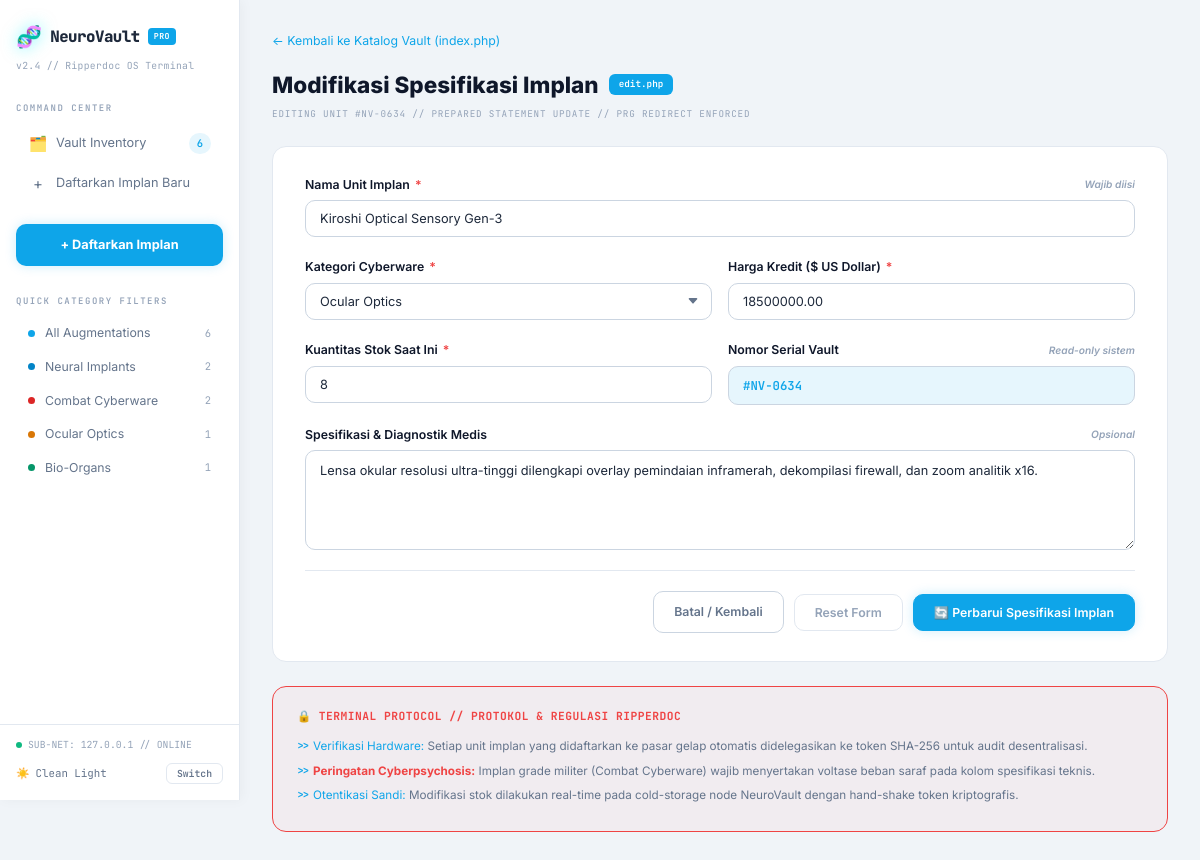
Page /edit.php?id=2 on the committed database.
### tables this page shows
CREATE TABLE IF NOT EXISTS products (
    id          INT AUTO_INCREMENT PRIMARY KEY,
    name        VARCHAR(100)   NOT NULL UNIQUE,
    category    VARCHAR(50)    NOT NULL DEFAULT 'Umum',
    description TEXT           NULL,
    price       DECIMAL(12,2)  NOT NULL,
    stock       INT            NOT NULL DEFAULT 0,
    created_at  TIMESTAMP      DEFAULT CURRENT_TIMESTAMP
);

### edit.php (the view, shortened to what this page needs)
<?php
require_once __DIR__ . '/config/db.php';
$theme = $_COOKIE['neurovault_theme'] ?? 'light';
$countStmt  = $pdo->query("SELECT COUNT(*) as total FROM products");
$totalItems = (int)$countStmt->fetch()['total'];
$catStmt   = $pdo->query("SELECT category, COUNT(*) as cnt FROM products GROUP BY category ORDER BY category");
$catCounts = $catStmt->fetchAll();
$catCountMap = [];
foreach ($catCounts as $cc) {
    $catCountMap[$cc['category']] = $cc['cnt'];
}
function e(string $str): string {
    return htmlspecialchars($str, ENT_QUOTES, 'UTF-8');
}
function getCatClass(string $cat): string {
    $map = ['Neural Implants' => 'neural', 'Combat Cyberware' => 'combat', 'Ocular Optics' => 'ocular', 'Bio-Organs' => 'bio'];
    return $map[$cat] ?? 'default';
}
function serialNumber(int $id): string {
    return '#NV-' . str_pad($id * 317 % 10000, 4, '0', STR_PAD_LEFT);
}
$id = filter_input(INPUT_GET, 'id', FILTER_VALIDATE_INT) ?: filter_input(INPUT_POST, 'id', FILTER_VALIDATE_INT);
$fetchStmt = $pdo->prepare("SELECT * FROM products WHERE id = :id");
$fetchStmt->execute([':id' => $id]);
$product = $fetchStmt->fetch();
$old    = [
    'name'        => $product['name'],
    'category'    => $product['category'],
    'price'       => $product['price'],
    'stock'       => $product['stock'],
    'description' => $product['description'] ?? '',
];
$categories = ['Neural Implants', 'Combat Cyberware', 'Ocular Optics', 'Bio-Organs', 'Umum'];
$serial     = serialNumber($id);
?>
<!DOCTYPE html>
<html lang="id" data-theme="<?= e($theme) ?>">
<head>
    <link rel="stylesheet" href="assets/style.css">
</head>
<body>
    <div class="app-layout">
        <aside class="sidebar" id="sidebar">
            <div class="sidebar-header">
                <div class="logo-row">
                    <span class="logo-icon">🧬</span>
                    <span class="logo-text">NeuroVault</span>
                    <span class="logo-badge">PRO</span>
                </div>
                <div class="logo-version">v2.4 // Ripperdoc OS Terminal</div>
            </div>
            <div class="sidebar-section">
                <div class="sidebar-label">Command Center</div>
                <a href="index.php" class="nav-item" id="navVault">
                    <span class="nav-icon">🗂️</span>
                    <span>Vault Inventory</span>
                    <span class="nav-badge"><?= $totalItems ?></span>
                </a>
                <a href="create.php" class="nav-item" id="navCreate">
                    <span class="nav-icon">+</span>
                    <span>Daftarkan Implan Baru</span>
                </a>
            </div>
            <div class="sidebar-action">
                <a href="create.php" class="btn-sidebar-action" id="btnSidebarCreate">
                    + Daftarkan Implan
                </a>
            </div>
            <div class="sidebar-section">
                <div class="sidebar-label">Quick Category Filters</div>
                <ul class="category-list">
                    <li>
                        <a href="index.php" class="category-item" id="filterAll">
                            <span class="category-dot all"></span>
                            <span>All Augmentations</span>
                            <span class="category-count"><?= $totalItems ?></span>
                        </a>
                    </li>
                    <?php
                    $allCategories = ['Neural Implants', 'Combat Cyberware', 'Ocular Optics', 'Bio-Organs'];
                    foreach ($allCategories as $cat):
                        $cls = getCatClass($cat);
                        $cnt = $catCountMap[$cat] ?? 0;
                    ?>
                    <li>
                        <a href="index.php?category=<?= urlencode($cat) ?>" class="category-item" id="filter<?= str_replace(' ', '', $cat) ?>">
                            <span class="category-dot <?= $cls ?>"></span>
                            <span><?= e($cat) ?></span>
                            <span class="category-count"><?= $cnt ?></span>
                        </a>
                    </li>
                    <?php endforeach; ?>
                </ul>
            </div>
            <div class="sidebar-footer">
                <div class="subnet-status">
                    <span class="status-dot"></span>
                    <span>SUB-NET: 127.0.0.1 // ONLINE</span>
                </div>
                <div class="theme-toggle">
                    <span class="theme-toggle-label" id="themeLabel">
                        <span id="themeIcon"><?= $theme === 'light' ? '☀️' : '🌙' ?></span>
                        <span id="themeName"><?= $theme === 'light' ? 'Clean Light' : 'Cyber Dark' ?></span>
                    </span>
                    <button class="theme-toggle-btn" id="themeToggleBtn">Switch</button>
                </div>
            </div>
        </aside>
        <main class="main-content">
            <div class="form-page-header">
                <a href="index.php" class="back-link" id="backLink">← Kembali ke Katalog Vault (index.php)</a>
                <div class="form-title">
                    <span>Modifikasi Spesifikasi Implan</span>
                    <span class="file-badge">edit.php</span>
                </div>
                <p class="form-subtitle">EDITING UNIT <?= e($serial) ?> // PREPARED STATEMENT UPDATE // PRG REDIRECT ENFORCED</p>
            </div>
            <form method="POST" action="edit.php?id=<?= $id ?>" class="form-container" id="editForm">
                <div class="form-row single">
                    <div class="form-group">
                        <label class="form-label" for="inputName">
                            <span>Nama Unit Implan <span class="required">*</span></span>
                            <span class="form-hint">Wajib diisi</span>
                        </label>
                        <input type="text"
                               name="name"
                               id="inputName"
                               class="form-input"
                               placeholder="Contoh: Netwatch Netdriver Mk.5"
                               value="<?= e($old['name']) ?>"
                               required
                               minlength="3"
                               maxlength="100">
                    </div>
                </div>
                <div class="form-row">
                    <div class="form-group">
                        <label class="form-label" for="inputCategory">
                            <span>Kategori Cyberware <span class="required">*</span></span>
                        </label>
                        <select name="category" id="inputCategory" class="form-select" required>
                            <?php foreach ($categories as $cat): ?>
                            <option value="<?= e($cat) ?>" <?= $old['category'] === $cat ? 'selected' : '' ?>>
                                <?= e($cat) ?>
                            </option>
                            <?php endforeach; ?>
                        </select>
                    </div>
                    <div class="form-group">
                        <label class="form-label" for="inputPrice">
                            <span>Harga Kredit ($ US Dollar) <span class="required">*</span></span>
                        </label>
                        <input type="number"
                               name="price"
                               id="inputPrice"
                               class="form-input"
                               placeholder="25000"
                               value="<?= e($old['price']) ?>"
                               required
                               min="1"
                               step="any">
                    </div>
                </div>
                <div class="form-row">
                    <div class="form-group">
                        <label class="form-label" for="inputStock">
                            <span>Kuantitas Stok Saat Ini <span class="required">*</span></span>
                        </label>
                        <input type="number"
                               name="stock"
                               id="inputStock"
                               class="form-input"
                               placeholder="1"
                               value="<?= e($old['stock']) ?>"
                               required
                               min="0"
                               step="1">
                    </div>
                    <div class="form-group">
                        <label class="form-label" for="inputSerial">
                            <span>Nomor Serial Vault</span>
                            <span class="form-hint">Read-only sistem</span>
                        </label>
                        <input type="text"
                               id="inputSerial"
                               class="form-input readonly"
                               value="<?= e($serial) ?>"
                               readonly
                               tabindex="-1">
                    </div>
                </div>
                <div class="form-row single">
                    <div class="form-group">
                        <label class="form-label" for="inputDesc">
                            <span>Spesifikasi & Diagnostik Medis</span>
                            <span class="form-hint">Opsional</span>
                        </label>
                        <textarea name="description"
                                  id="inputDesc"
                                  class="form-textarea"
                                  placeholder="Tuliskan spesifikasi voltase sinaptik, kompatibilitas ripperdoc, atau batasan toleransi cyberpsychosis..."
                                  rows="4"><?= e($old['description']) ?></textarea>
                    </div>
                </div>
                <div class="form-actions">
                    <a href="index.php" class="btn btn-secondary" id="btnCancel">Batal / Kembali</a>
                    <button type="reset" class="btn btn-reset" id="btnReset">Reset Form</button>
                    <button type="submit" class="btn btn-primary" id="btnSubmit">
                        🔄 Perbarui Spesifikasi Implan
                    </button>
                </div>
            </form>
            <div class="protocol-box" id="protocolBox">
                <div class="protocol-title">
                    🔒 TERMINAL PROTOCOL // PROTOKOL & REGULASI RIPPERDOC
                </div>
                <div class="protocol-item">
                    <span class="highlight">Verifikasi Hardware:</span> Setiap unit implan yang didaftarkan ke pasar gelap otomatis didelegasikan ke token SHA-256 untuk audit desentralisasi.
                </div>
                <div class="protocol-item">
                    <strong>Peringatan Cyberpsychosis:</strong> Implan grade militer (Combat Cyberware) wajib menyertakan voltase beban saraf pada kolom spesifikasi teknis.
                </div>
                <div class="protocol-item">
                    <span class="highlight">Otentikasi Sandi:</span> Modifikasi stok dilakukan real-time pada cold-storage node NeuroVault dengan hand-shake token kriptografis.
                </div>
            </div>
        </main>
    </div>
</body>
</html>

### rows in the picture
products: name "Kiroshi Optical Sensory Gen-3", price "18500000.00", stock "8", description "Lensa okular resolusi ultra-tinggi dilengkapi overlay pemindaian inframerah, dekompilasi firewall, dan zoom analitik x16."

### other values in the picture
$totalItems "6"
$cat "Neural Implants"
$cnt "2"
$cat "Combat Cyberware"
$cat "Ocular Optics"
$cnt "1"
$cat "Bio-Organs"
$serial "#NV-0634"
form field category "Ocular Optics"
